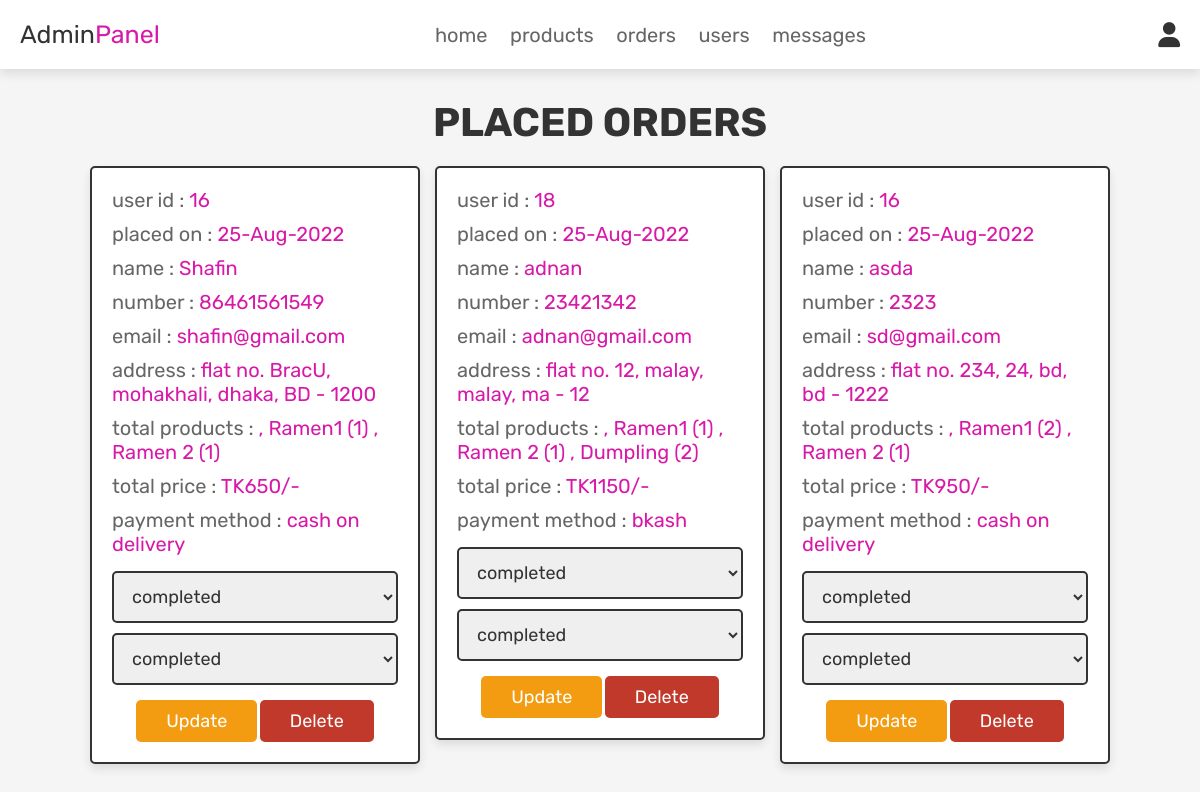
/admin_orders.php (signed in), run on the app's committed database.
### tables this page shows
CREATE TABLE `orders` (
  `id` int(100) NOT NULL,
  `user_id` int(100) NOT NULL,
  `name` varchar(100) NOT NULL,
  `number` varchar(12) NOT NULL,
  `email` varchar(100) NOT NULL,
  `method` varchar(50) NOT NULL,
  `address` varchar(500) NOT NULL,
  `total_products` varchar(1000) NOT NULL,
  `total_price` int(100) NOT NULL,
  `placed_on` varchar(50) NOT NULL,
  `payment_status` varchar(20) NOT NULL DEFAULT 'pending'
);

### admin_orders.php (the view, shortened to what this page needs)
<?php
@include 'config.php';
?>
<!DOCTYPE html>
<html lang="en">
<head>
   <link rel="stylesheet" href="https://cdnjs.cloudflare.com/ajax/libs/font-awesome/6.0.0/css/all.min.css">
   <link rel="stylesheet" href="css/admin_style.css">
</head>
<body>
<?php @include 'admin_header.php'; ?>
<section class="placed-orders">
   <h1 class="title">placed orders</h1>
   <div class="box-container">
      <?php
      $select_orders = mysqli_query($conn, "SELECT * FROM `orders`") or die('query failed');
      if(mysqli_num_rows($select_orders) > 0){
         while($fetch_orders = mysqli_fetch_assoc($select_orders)){
      ?>
      <div class="box">
         <p> user id : <span><?php echo $fetch_orders['user_id']; ?></span> </p>
         <p> placed on : <span><?php echo $fetch_orders['placed_on']; ?></span> </p>
         <p> name : <span><?php echo $fetch_orders['name']; ?></span> </p>
         <p> number : <span><?php echo $fetch_orders['number']; ?></span> </p>
         <p> email : <span><?php echo $fetch_orders['email']; ?></span> </p>
         <p> address : <span><?php echo $fetch_orders['address']; ?></span> </p>
         <p> total products : <span><?php echo $fetch_orders['total_products']; ?></span> </p>
         <p> total price : <span>TK<?php echo $fetch_orders['total_price']; ?>/-</span> </p>
         <p> payment method : <span><?php echo $fetch_orders['method']; ?></span> </p>
         <form action="" method="post">
            <select name="update_payment">
               <option disabled selected><?php echo $fetch_orders['payment_status']; ?></option>
            </select>
            <select name="update_payment">
               <option disabled selected><?php echo $fetch_orders['payment_status']; ?></option>
            </select>
            <input type="submit" name="update_order" value="update" class="option-btn">
            <a href="admin_orders.php?delete=<?php echo $fetch_orders['id']; ?>" class="delete-btn" onclick="return confirm('delete this order?');">delete</a>
         </form>
      </div>
      <?php
         }
      }else{
         echo '<p class="empty">no orders placed yet!</p>';
      }
      ?>
   </div>
</section>
</body>
</html>

### css/admin_style.css (style rules this page uses)
:root { --pink:#d819a8; --red:#c0392b; --orange:#f39c12; --black:#333; --white:#fff; --light-color:#666; --light-white:#ccc; --light-bg:#f5f5f5; --border:.2rem solid var(--black); --box-shadow:0 .5rem 1rem rgba(0,0,0,.1); }
* { font-family: 'Rubik', sans-serif; margin:0; padding:0; box-sizing: border-box; outline: none; border:none; text-decoration: none; transition:all .2s linear; }
html { font-size: 62.5%; overflow-x: hidden; scroll-behavior: smooth; scroll-padding-top: 6.5rem; }
body { background: var(--light-bg); }
section { padding:3rem 2rem; }
.title { text-align: center; margin-bottom: 2rem; color:var(--black); text-transform: uppercase; font-size: 4rem; }
.btn, .delete-btn, .option-btn { display: inline-block; border-radius: .5rem; margin-top: 1rem; font-size: 1.8rem; color:var(--white); cursor: pointer; padding:1rem 3rem; text-transform: capitalize; }
.delete-btn { background-color: var(--red); }
.option-btn { background-color: var(--orange); }
.placed-orders .box-container { display: grid; grid-template-columns: repeat(auto-fit, 33rem); gap:1.5rem; align-items: flex-start; max-width: 1200px; margin: 0 auto; justify-content: center; }
.placed-orders .box-container .box { padding:2rem; border:var(--border); background-color: var(--white); box-shadow: var(--box-shadow); border-radius: .5rem; }
.placed-orders .box-container .box p { margin-bottom: 1rem; font-size: 2rem; color:var(--light-color); }
.placed-orders .box-container .box p span { color:var(--pink); }
.placed-orders .box-container .box form { margin-top: 1rem; text-align: center; }
.placed-orders .box-container .box form select { width: 100%; border:var(--border); padding:1.2rem 1.4rem; font-size: 1.8rem; color:var(--black); border:var(--border); border-radius: .5rem; margin:.5rem 0; }

### data on the page
orders: user "16", placed_on "25-Aug-2022", name "Shafin", number "86461561549", email "shafin@gmail.com", address "flat no. BracU, mohakhali, dhaka, BD - 1200", total_products ", Ramen1 (1) , Ramen 2 (1)", total_price "650", method "cash on delivery", update_payment "completed"
orders: user "18", placed_on "25-Aug-2022", name "adnan", number "23421342", email "adnan@gmail.com", address "flat no. 12, malay, malay, ma - 12", total_products ", Ramen1 (1) , Ramen 2 (1) , Dumpling (2)", total_price "1150", method "bkash", update_payment "completed"
orders: user "16", placed_on "25-Aug-2022", name "asda", number "2323", email "sd@gmail.com", address "flat no. 234, 24, bd, bd - 1222", total_products ", Ramen1 (2) , Ramen 2 (1)", total_price "950", method "cash on delivery", update_payment "completed"
